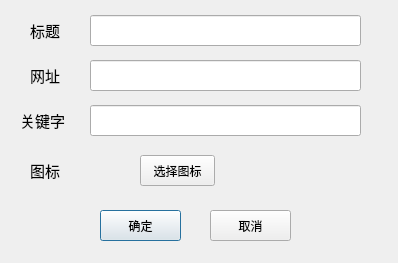
<?xml version="1.0" encoding="UTF-8"?>
<ui version="4.0">
 <class>WebSearchSetDlg</class>
 <widget class="QDialog" name="WebSearchSetDlg">
  <property name="geometry">
   <rect>
    <x>0</x>
    <y>0</y>
    <width>398</width>
    <height>263</height>
   </rect>
  </property>
  <property name="minimumSize">
   <size>
    <width>398</width>
    <height>263</height>
   </size>
  </property>
  <property name="maximumSize">
   <size>
    <width>398</width>
    <height>263</height>
   </size>
  </property>
  <property name="windowTitle">
   <string>搜索来源设置</string>
  </property>
  <widget class="QLabel" name="label">
   <property name="geometry">
    <rect>
     <x>30</x>
     <y>20</y>
     <width>41</width>
     <height>21</height>
    </rect>
   </property>
   <property name="font">
    <font>
     
     <pointsize>11</pointsize>
     <weight>50</weight>
     <bold>false</bold>
    </font>
   </property>
   <property name="text">
    <string>标题</string>
   </property>
  </widget>
  <widget class="QLineEdit" name="lineEditTitle">
   <property name="geometry">
    <rect>
     <x>90</x>
     <y>15</y>
     <width>271</width>
     <height>31</height>
    </rect>
   </property>
   <property name="font">
    <font>
     
     <pointsize>9</pointsize>
    </font>
   </property>
  </widget>
  <widget class="QLabel" name="label_2">
   <property name="geometry">
    <rect>
     <x>30</x>
     <y>65</y>
     <width>41</width>
     <height>21</height>
    </rect>
   </property>
   <property name="font">
    <font>
     
     <pointsize>11</pointsize>
     <weight>50</weight>
     <bold>false</bold>
    </font>
   </property>
   <property name="text">
    <string>网址</string>
   </property>
  </widget>
  <widget class="QLineEdit" name="lineEditUrl">
   <property name="geometry">
    <rect>
     <x>90</x>
     <y>60</y>
     <width>271</width>
     <height>31</height>
    </rect>
   </property>
   <property name="font">
    <font>
     
     <pointsize>9</pointsize>
    </font>
   </property>
  </widget>
  <widget class="QLabel" name="label_3">
   <property name="geometry">
    <rect>
     <x>20</x>
     <y>110</y>
     <width>61</width>
     <height>21</height>
    </rect>
   </property>
   <property name="font">
    <font>
     
     <pointsize>11</pointsize>
     <weight>50</weight>
     <bold>false</bold>
    </font>
   </property>
   <property name="text">
    <string>关键字</string>
   </property>
  </widget>
  <widget class="QLineEdit" name="lineEditKey">
   <property name="geometry">
    <rect>
     <x>90</x>
     <y>105</y>
     <width>271</width>
     <height>31</height>
    </rect>
   </property>
   <property name="font">
    <font>
     
     <pointsize>9</pointsize>
    </font>
   </property>
  </widget>
  <widget class="QLabel" name="label_4">
   <property name="geometry">
    <rect>
     <x>30</x>
     <y>160</y>
     <width>41</width>
     <height>21</height>
    </rect>
   </property>
   <property name="font">
    <font>
     
     <pointsize>11</pointsize>
     <weight>50</weight>
     <bold>false</bold>
    </font>
   </property>
   <property name="text">
    <string>图标</string>
   </property>
  </widget>
  <widget class="QPushButton" name="pushButtonOk">
   <property name="geometry">
    <rect>
     <x>100</x>
     <y>210</y>
     <width>81</width>
     <height>31</height>
    </rect>
   </property>
   <property name="text">
    <string>确定</string>
   </property>
  </widget>
  <widget class="QPushButton" name="pushButtonCancel">
   <property name="geometry">
    <rect>
     <x>210</x>
     <y>210</y>
     <width>81</width>
     <height>31</height>
    </rect>
   </property>
   <property name="text">
    <string>取消</string>
   </property>
  </widget>
  <widget class="QLabel" name="labelPic">
   <property name="geometry">
    <rect>
     <x>90</x>
     <y>150</y>
     <width>32</width>
     <height>32</height>
    </rect>
   </property>
   <property name="text">
    <string/>
   </property>
  </widget>
  <widget class="QPushButton" name="pushButtonView">
   <property name="geometry">
    <rect>
     <x>140</x>
     <y>155</y>
     <width>75</width>
     <height>31</height>
    </rect>
   </property>
   <property name="text">
    <string>选择图标</string>
   </property>
  </widget>
 </widget>
 <resources/>
 <connections/>
</ui>
